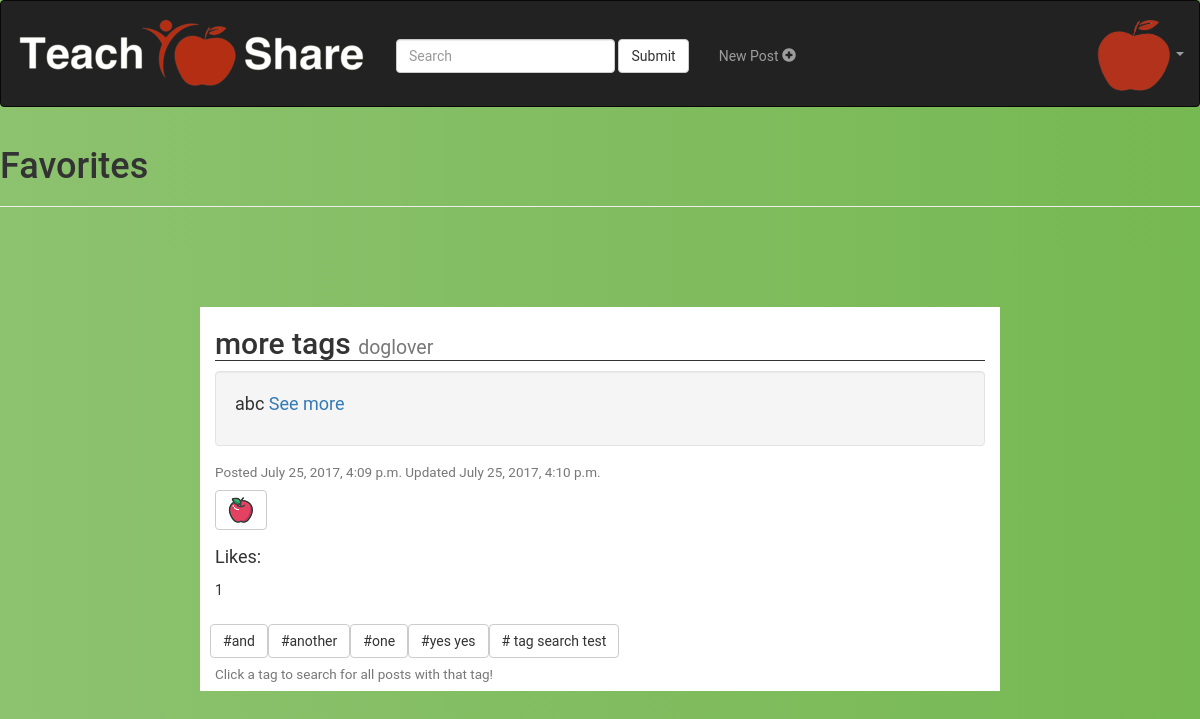
/account/favorites/ (signed in), run on the app's committed database.
### accounts/models.py (models this page shows)
class Post(models.Model):
	user = models.ForeignKey(settings.AUTH_USER_MODEL, default=1)
	title = models.CharField(max_length=100, default='')
	user = models.CharField(max_length=100, default='')
	content = models.TextField(default="")
	updated = models.DateTimeField(auto_now=True, auto_now_add=False)
	likes = models.IntegerField(default=0)
	timestamp = models.DateTimeField(auto_now=False, auto_now_add= True)

class Tag(models.Model):
	tag = models.CharField(max_length=100,default='')
	post = models.ForeignKey(Post, related_name='tags', on_delete=models.CASCADE)

### accounts/views.py (the view)
@login_required(login_url='/account/login')
def favorites(request):
	if request.method == 'POST':
		return render(request, 'accounts/favorites.html',
				{'posts': search(request.user.userprofile.favorites,
									request.POST['search']),
				 'searchstring' : request.POST['search']})
	return render(request, 'accounts/favorites.html',
			{'posts': request.user.userprofile.favorites.order_by('-likes')})

### accounts/templates/accounts/favorites.html (shortened to what this page needs)
<html lang="en">
<head>
{% load static %}
<link rel="stylesheet" href="https://maxcdn.bootstrapcdn.com/bootstrap/3.3.7/css/bootstrap.min.css">
<link rel="stylesheet" href={% static 'accounts/dashboard.css'%} type = "text/css">
</head>
<body>
{% block body %}
<nav class="navbar navbar-inverse ">
  <div class="container-fluid">
    <div class="navbar-header">
      <a class="navbar-brand" href="/account/dashboard">
        <img src="{% static "accounts/tslogo.png" %}" alt="TSLogo"/>
      </a>
    </div>
    <form class="navbar-form navbar-left nav-searchpad"
		method="post" id="search" action="{% url 'account:favorites' %}">
      <div class="form-group">
        {% if searchstring %}
        <input type="text" name="search" value={{searchstring}} class="form-control">
		{% else %}
		<input type="text" name="search" class="form-control" placeholder="Search">
		{% endif %}
      </div>
      <button type="submit" class="btn btn-default">Submit</button>
    </form>
    <ul class="nav navbar-nav nav-navitems">
      <li><a href="/account/create/">
        <p>New Post <span class="glyphicon glyphicon-plus-sign"></span> </p>
        </a>
      </li>
    </ul>
    <ul class="nav navbar-nav navbar-right">
      <li class="dropdown">
        <a class="dropdown-toggle" data-toggle="dropdown" >
          <img src="{% static "accounts/applelogo.png" %}" alt="TSLogo"/>
        <span class="caret"></span></a>
      </li>
    </ul>
  </div>
</nav>
<div class="page-header">
  <h1>Favorites</h1>
</div>
{% if posts %}
	{% for post in posts %}
		<div class="container">
			<h2>{{post.title}} <small>{{post.user}}</small></h2>
			<div class="well">
				<p>
					{{post.content}}
					<a href= '/account/detail/{{post.id}}'>See more</a>
				</p>
			</div>
			<h4><small>Posted {{post.timestamp}} Updated {{post.updated}}
			</small></h4>
			<form action="{% url 'account:like' id=post.id %}" method="POST"
					id="likeForm{{post.id}}">
				<button type="submit" class="btn btn-default">
					<div id="likeSubmit{{post.id}}"><img src="/static/img/appleLike.png"></div>
				</button>
			</form>
			<p> Likes: <div id="likes{{post.id}}">{{post.likes}}</div></p>
			{% if post.tags.all %}
			<div class = "btn-toolbar">
				<div class="tag-container">
				{% for tag in post.tags.all %}
					<form method="post" id="search" action="{% url 'account:favorites' %}">
						<button type="submit" class="btn btn-default">#{{tag.tag}}</button>
					</form>
				{% endfor %}
				</div>
			</div>
			<h4><small> Click a tag to search for all posts with that tag!</small></h4>
			{% endif %}
		</div>
	{% endfor %}
{% endif %}
{% endblock %}
</body>

### accounts/static/accounts/dashboard.css (style rules this page uses)
body { background: #FCF4E3 ; background: -webkit-linear-gradient(right, #76b852, #8DC26F); background: -moz-linear-gradient(right, #76b852, #8DC26F); background: -o-linear-gradient(right, #76b852, #8DC26F); background: linear-gradient(to left, #76b852, #8DC26F); font-family: "Roboto", sans-serif; -webkit-font-smoothing: antialiased; -moz-osx-font-smoothing: grayscale; }
.navbar { min-height:100px !important; }
.nav-navitems { text-align: center; padding-top: 30px; }
.nav-searchpad { text-align: center; padding-top: 30px; }
.container { margin: 100px 200px; width: 800px; text-align: left; background-color: #ffffff; }
.container>p { font-size: 18px; }
.container>h2 { border-style: solid; border-bottom-width: 1px; border-top-width: 0px; border-left-width: 0px; border-right-width: 0px; }
.well { margin-left: 0px; }
.well>p { font-size: 18px; }
.tag-container { height: 0px; width: 800px; }

### data on the page
Post: title "more tags", user "doglover", content "abc", timestamp "July 25, 2017, 4:09 p.m.", updated "July 25, 2017, 4:10 p.m.", likes "1"
Tag: tag "and"
Tag: tag "another"
Tag: tag "one"
Tag: tag "yes yes"
Tag: tag "tag search test"
